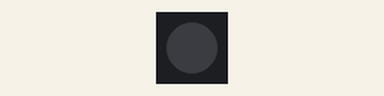
Simulated run of this sketch. Board: ATtiny85, built with avr-gcc and run on an emulated ATtiny85. On the bench: 1 RGB LEDs in strip order, left to right. Dim RGB values are drawn brighter than linear; the strip is taken to match the declared colour order.

Above: at 0.15 s.
At 4.38 s:
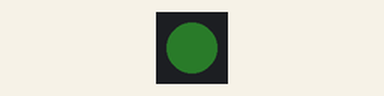
At 20.72 s:
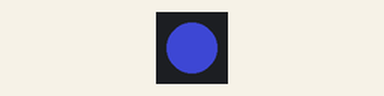
At 39.78 s:
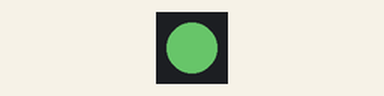
Timing chart, 0 to 40.0 s (numbered marks = the images above):
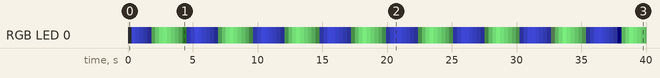

The sketch:

strandtest.ino
```cpp
#include <Adafruit_NeoPixel.h>
#ifdef __AVR__
  #include <avr/power.h>
#endif

#define PIN 4


// Parameter 1 = number of pixels in strip
// Parameter 2 = Arduino pin number (most are valid)
// Parameter 3 = pixel type flags, add together as needed:
//   NEO_KHZ800  800 KHz bitstream (most NeoPixel products w/WS2812 LEDs)
//   NEO_KHZ400  400 KHz (classic 'v1' (not v2) FLORA pixels, WS2811 drivers)
//   NEO_GRB     Pixels are wired for GRB bitstream (most NeoPixel products)
//   NEO_RGB     Pixels are wired for RGB bitstream (v1 FLORA pixels, not v2)
//   NEO_RGBW    Pixels are wired for RGBW bitstream (NeoPixel RGBW products)
Adafruit_NeoPixel strip = Adafruit_NeoPixel(1, PIN, NEO_RGB + NEO_KHZ400);

// IMPORTANT: To reduce NeoPixel burnout risk, add 1000 uF capacitor across
// pixel power leads, add 300 - 500 Ohm resistor on first pixel's data input
// and minimize distance between Arduino and first pixel.  Avoid connecting
// on a live circuit...if you must, connect GND first.

void setup() {
  // This is for Trinket 5V 16MHz, you can remove these three lines if you are not using a Trinket
  #if defined (__AVR_ATtiny85__)
    if (F_CPU == 16000000) clock_prescale_set(clock_div_1);
  #endif
  // End of trinket special code


  strip.begin();
  strip.show(); // Initialize all pixels to 'off'
}

void loop() {
  // Some example procedures showing how to display to the pixels:
//   strip.Color(42, 49, 147);
//   strip.setBrightness(255);
//   strip.show();
  int startColor[] = {42,49,147};
        int endColor[] = {104,255,153};
        //pulseColors(startColor, endColor, 2000, false);
        pulseColorsNP(strip.Color(42, 49, 147), strip.Color(104,200,107), 2000, false);
        //rainbow(500); // works
}


void pulseColors(int arrStartColor[], int arrEndColor[], int endToEndTime, bool hasRecursed) {
    //Serial.println("Start pulse cycle");
    uint32_t colorStart = strip.Color(arrStartColor[0], arrStartColor[1], arrStartColor[2]);
    uint32_t colorEnd = strip.Color(arrEndColor[0], arrEndColor[1], arrEndColor[2]);
    int binDownTime = int(endToEndTime / 2);
    int binDownDelay = int(binDownTime / 255);
    //Serial.println(binDownDelay);
    int currentBrightness = 255;
    bool isDecreasing = true;
    //Bean.setLed(arrStartColor[0], arrStartColor[1], arrStartColor[2]);
    for (uint16_t i=0; i < int(endToEndTime/binDownDelay); i++) {
        if (currentBrightness > 0 && isDecreasing) {
            // We're still decreasing
            currentBrightness--;
            //Serial.println(currentBrightness);
            strip.setBrightness(currentBrightness);
            strip.show();
            delay(binDownDelay);
        } else {
            // We're increasing to the next color
            currentBrightness++;
            if (currentBrightness > 255) {
                break;
            }
            if (isDecreasing) {
                isDecreasing = false;
                for(uint16_t i2=0; i2<strip.numPixels(); i2++) {
                    strip.setPixelColor(i2, colorEnd);
                }
                //Bean.setLed(arrEndColor[0], arrEndColor[1], arrEndColor[2]);
            }
            //Serial.println(currentBrightness);
            strip.setBrightness(currentBrightness);
            strip.show();
            delay(binDownDelay);
        }
    }
    //Serial.println("Finished pulse cycle");
    if (!hasRecursed) {
        pulseColors(arrEndColor, arrStartColor, endToEndTime, true);
    }
}


void pulseColorsNP(uint32_t colorStart, uint32_t colorEnd, int endToEndTime, bool hasRecursed) {
    //Serial.println("Start pulse cycle");
    int binDownTime = int(endToEndTime / 2);
    int binDownDelay = int(binDownTime / 255);
    //Serial.println(binDownDelay);
    int currentBrightness = 255;
    bool isDecreasing = true;
    delay(binDownDelay);
    //Bean.setLed(arrStartColor[0], arrStartColor[1], arrStartColor[2]);
    for (uint16_t i=0; i < 512; i++) {
        if (currentBrightness > 0 && isDecreasing) {
            // We're still decreasing
            currentBrightness--;
            //Serial.println(currentBrightness);
            strip.setBrightness(currentBrightness);
            for(uint16_t i2=0; i2<strip.numPixels(); i2++) {
                strip.setPixelColor(i2, colorStart);
            }
            strip.show();
            delay(binDownDelay * 2);
        }
        if (currentBrightness <= 1 || !isDecreasing) {
            // We're increasing to the next color
            currentBrightness++;
            if (currentBrightness > 255) {
                break;
            }
            if (isDecreasing) {
                isDecreasing = false;
                //Bean.setLed(arrEndColor[0], arrEndColor[1], arrEndColor[2]);
            }
            //Serial.println(currentBrightness);
            strip.setBrightness(currentBrightness);
            for(uint16_t i2=0; i2<strip.numPixels(); i2++) {
                strip.setPixelColor(i2, colorEnd);
            }
            strip.show();
            delay(binDownDelay);
        }
    }
    currentBrightness = 255;
    isDecreasing = true;
    for (uint16_t i=0; i < 512; i++) {
        if (currentBrightness > 0 && isDecreasing) {
            // We're still decreasing
            currentBrightness--;
            //Serial.println(currentBrightness);
            strip.setBrightness(currentBrightness);
            for(uint16_t i2=0; i2<strip.numPixels(); i2++) {
                strip.setPixelColor(i2, colorEnd);
            }
            strip.show();
            delay(binDownDelay * 2);
        }
        if (currentBrightness <= 1 || !isDecreasing) {
            // We're increasing to the next color
            currentBrightness++;
            if (currentBrightness > 255) {
                break;
            }
            if (isDecreasing) {
                isDecreasing = false;
                //Bean.setLed(arrEndColor[0], arrEndColor[1], arrEndColor[2]);
            }
            //Serial.println(currentBrightness);
            strip.setBrightness(currentBrightness);
            for(uint16_t i2=0; i2<strip.numPixels(); i2++) {
                strip.setPixelColor(i2, colorStart);
            }
            strip.show();
            delay(binDownDelay);
        }
    }
}


void rainbow(uint8_t wait) {
  uint16_t i, j;

  for(j=0; j<256; j++) {
    for(i=0; i<strip.numPixels(); i++) {
      strip.setPixelColor(i, Wheel((i+j) & 255));
    }
    strip.show();
    delay(wait);
  }
}

// Slightly different, this makes the rainbow equally distributed throughout
void rainbowCycle(uint8_t wait) {
  uint16_t i, j;

  for(j=0; j<256*5; j++) { // 5 cycles of all colors on wheel
    for(i=0; i< strip.numPixels(); i++) {
      strip.setPixelColor(i, Wheel(((i * 256 / strip.numPixels()) + j) & 255));
    }
    strip.show();
    delay(wait);
  }
}


// Input a value 0 to 255 to get a color value.
// The colours are a transition r - g - b - back to r.
uint32_t Wheel(byte WheelPos) {
  WheelPos = 255 - WheelPos;
  if(WheelPos < 85) {
    return strip.Color(255 - WheelPos * 3, 0, WheelPos * 3);
  }
  if(WheelPos < 170) {
    WheelPos -= 85;
    return strip.Color(0, WheelPos * 3, 255 - WheelPos * 3);
  }
  WheelPos -= 170;
  return strip.Color(WheelPos * 3, 255 - WheelPos * 3, 0);
}
```

Measured:
- by itself, RGB LED 0: off → RGB(34, 40, 120) at 0.31 s, → RGB(26, 31, 93) 0.30 s later, → RGB(19, 22, 67) 0.30 s later, → RGB(11, 13, 40) 0.30 s later, … (132 changes in this stretch)
